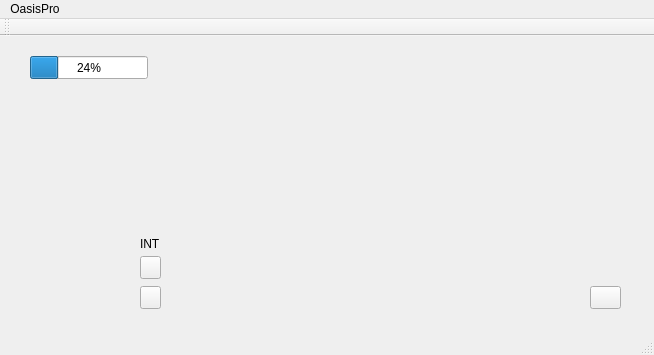
<?xml version="1.0" encoding="UTF-8"?>
<ui version="4.0">
 <class>MainWindow</class>
 <widget class="QMainWindow" name="MainWindow">
  <property name="geometry">
   <rect>
    <x>0</x>
    <y>0</y>
    <width>654</width>
    <height>355</height>
   </rect>
  </property>
  <property name="windowTitle">
   <string>Oasis Pro Demo</string>
  </property>
  <widget class="QWidget" name="centralWidget">
   <widget class="QWidget" name="verticalLayoutWidget">
    <property name="geometry">
     <rect>
      <x>30</x>
      <y>110</y>
      <width>21</width>
      <height>161</height>
     </rect>
    </property>
    <layout class="QVBoxLayout" name="intensityLevelDisplayWrapper">
     <property name="spacing">
      <number>2</number>
     </property>
    </layout>
   </widget>
   <widget class="QPushButton" name="powerButton">
    <property name="geometry">
     <rect>
      <x>590</x>
      <y>250</y>
      <width>31</width>
      <height>23</height>
     </rect>
    </property>
    <property name="text">
     <string/>
    </property>
    <property name="icon">
     <iconset resource="qtresources.qrc">
      <normaloff>:/icons/power-button-off.png</normaloff>
      <normalon>:/icons/power-button-on.png</normalon>:/icons/power-button-off.png</iconset>
    </property>
    <property name="checkable">
     <bool>false</bool>
    </property>
    <property name="checked">
     <bool>false</bool>
    </property>
   </widget>
   <widget class="QLabel" name="intensityLabel">
    <property name="geometry">
     <rect>
      <x>140</x>
      <y>200</y>
      <width>21</width>
      <height>16</height>
     </rect>
    </property>
    <property name="text">
     <string>INT</string>
    </property>
   </widget>
   <widget class="QPushButton" name="increaseIntensityButton">
    <property name="geometry">
     <rect>
      <x>140</x>
      <y>220</y>
      <width>21</width>
      <height>23</height>
     </rect>
    </property>
    <property name="text">
     <string/>
    </property>
    <property name="icon">
     <iconset resource="qtresources.qrc">
      <normaloff>:/icons/triangle-up.png</normaloff>:/icons/triangle-up.png</iconset>
    </property>
   </widget>
   <widget class="QPushButton" name="decreaseIntensityButton">
    <property name="geometry">
     <rect>
      <x>140</x>
      <y>250</y>
      <width>21</width>
      <height>23</height>
     </rect>
    </property>
    <property name="text">
     <string/>
    </property>
    <property name="icon">
     <iconset resource="qtresources.qrc">
      <normaloff>:/icons/triangle-down.png</normaloff>:/icons/triangle-down.png</iconset>
    </property>
   </widget>
   <widget class="QProgressBar" name="progressBar">
    <property name="geometry">
     <rect>
      <x>30</x>
      <y>20</y>
      <width>118</width>
      <height>23</height>
     </rect>
    </property>
    <property name="value">
     <number>24</number>
    </property>
   </widget>
  </widget>
  <widget class="QMenuBar" name="menuBar">
   <property name="geometry">
    <rect>
     <x>0</x>
     <y>0</y>
     <width>654</width>
     <height>20</height>
    </rect>
   </property>
   <widget class="QMenu" name="menuOasisPro">
    <property name="title">
     <string>OasisPro</string>
    </property>
   </widget>
   <addaction name="menuOasisPro"/>
  </widget>
  <widget class="QToolBar" name="mainToolBar">
   <attribute name="toolBarArea">
    <enum>TopToolBarArea</enum>
   </attribute>
   <attribute name="toolBarBreak">
    <bool>false</bool>
   </attribute>
  </widget>
  <widget class="QStatusBar" name="statusBar"/>
 </widget>
 <layoutdefault spacing="6" margin="11"/>
 <resources>
  <include location="qtresources.qrc"/>
 </resources>
 <connections/>
</ui>
